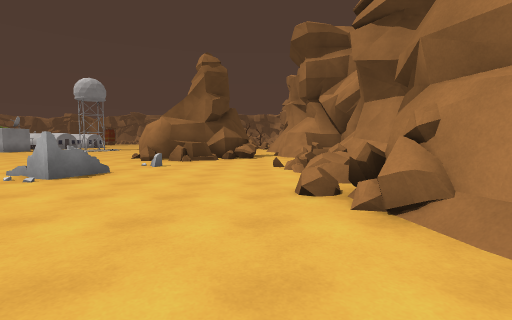
view 1 (above)

24 first-person views from a walk through a 3-D level made in the Unity game engine. The camera is 1.3 m above the floor, tilts 4° down and sees 85° across. The floor is counted in squares, 2 m on a side. Each view is taken from the middle of a square. On the plan, view 1 faces up. The plan holds only what a view shows up to about 9 squares ahead; the rest is blank. The place goes on beyond the plan.

view 2
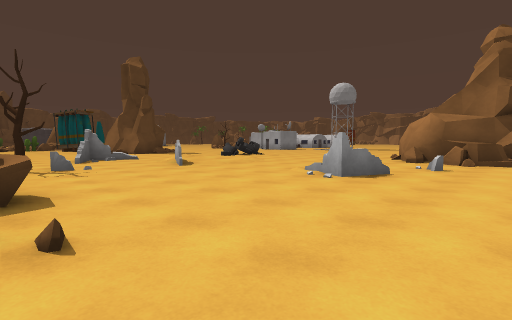

view 3
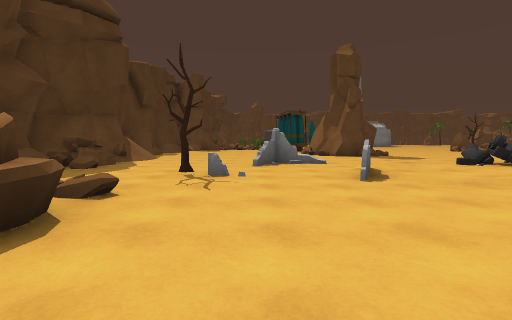

view 4
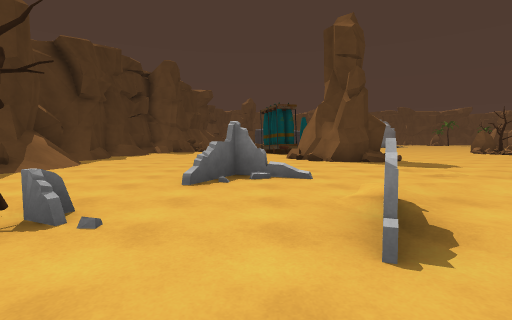

view 5
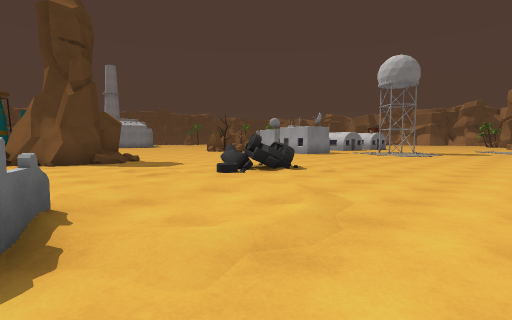

view 6
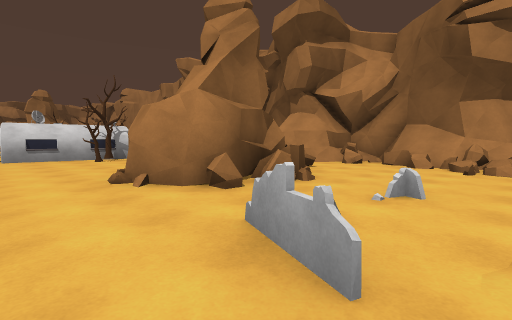

view 7
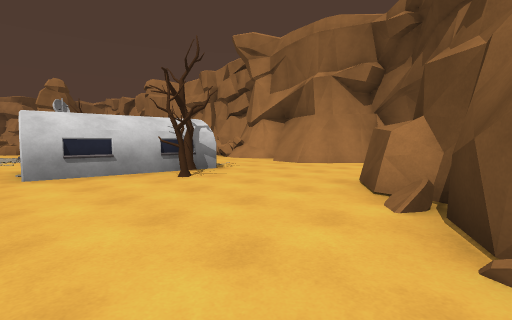

view 8
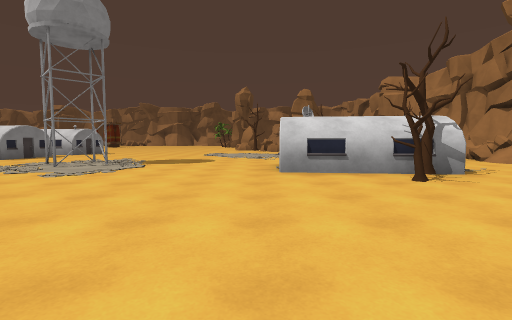

view 9
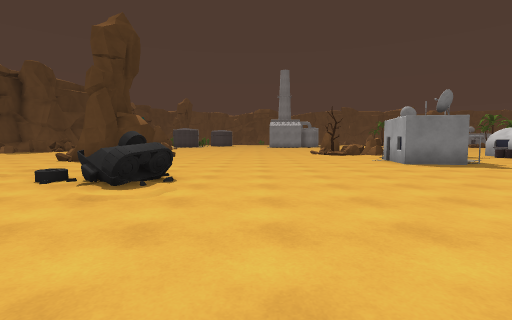

view 10
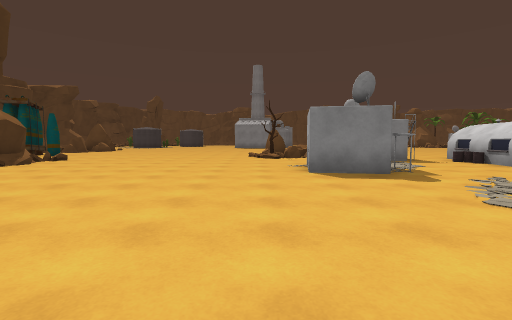

view 11
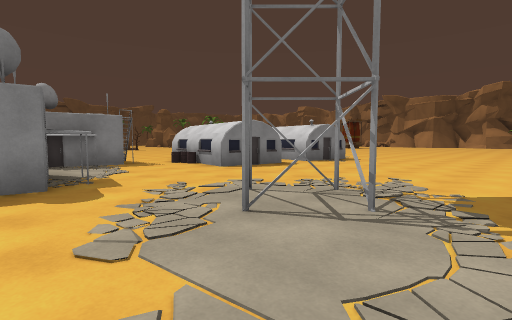

view 12
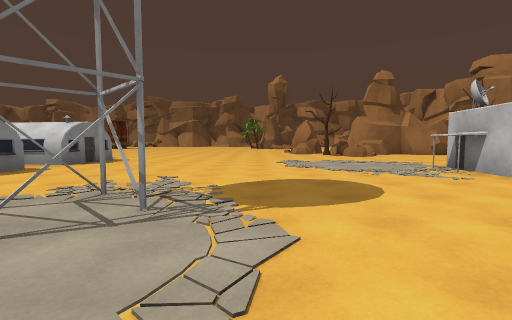

view 13
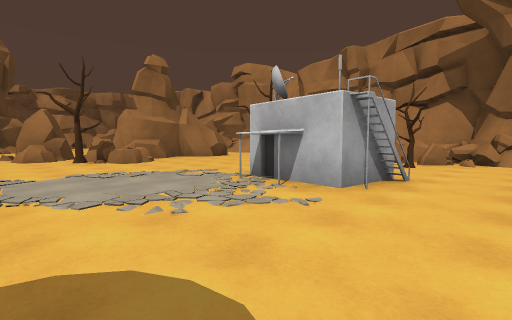

view 14
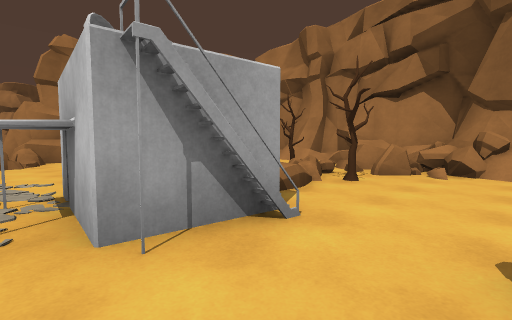

view 15
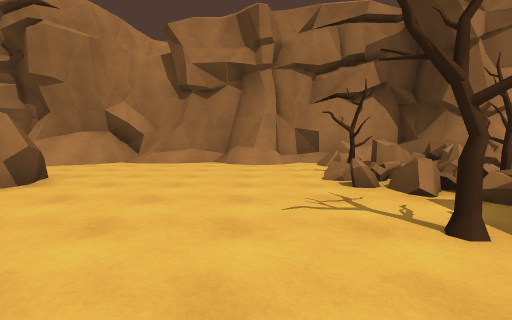

view 16
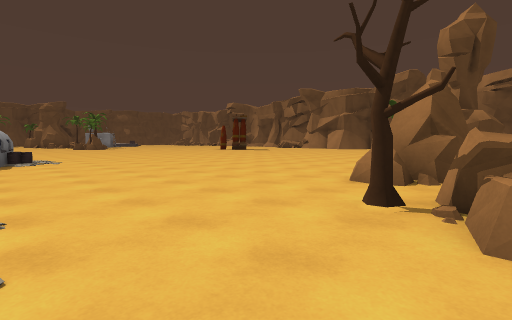

view 17
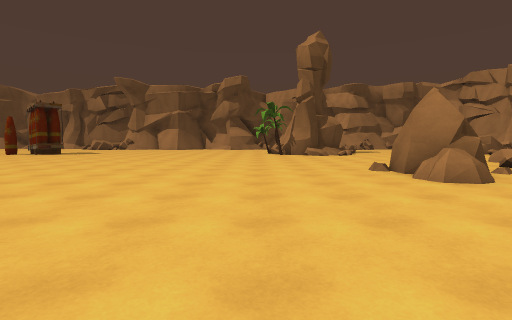

view 18
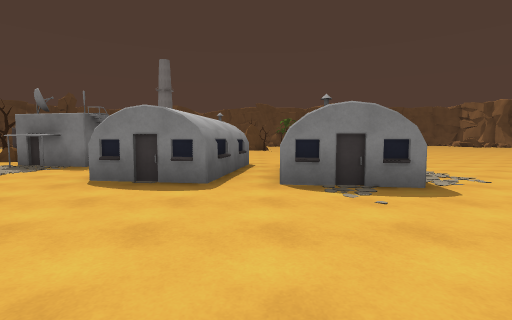

view 19
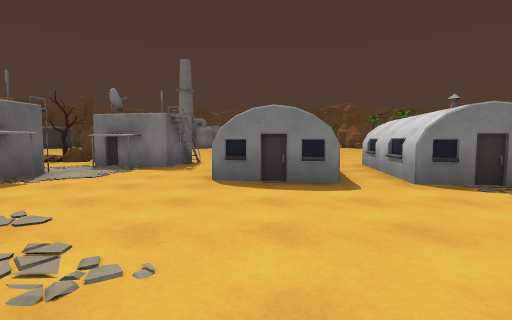

view 20
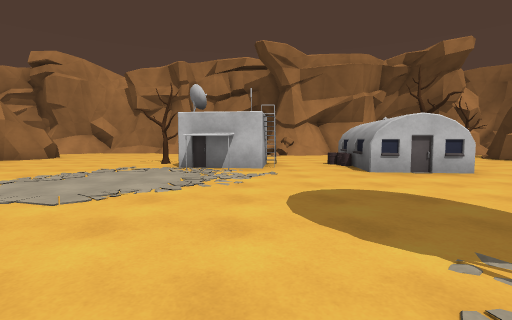

view 21
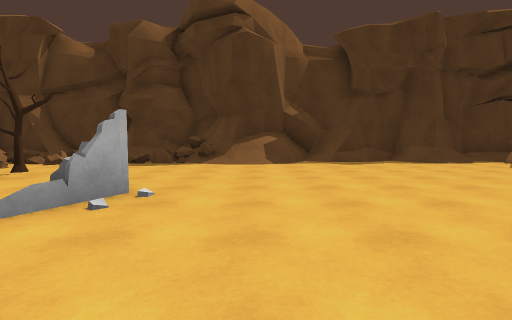

view 22
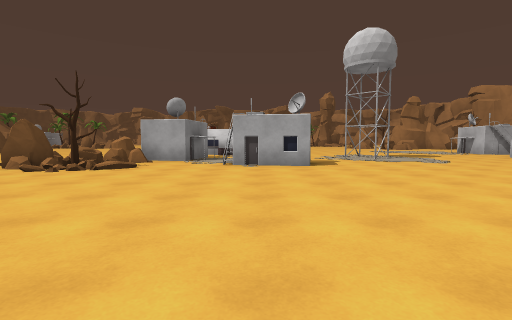

view 23
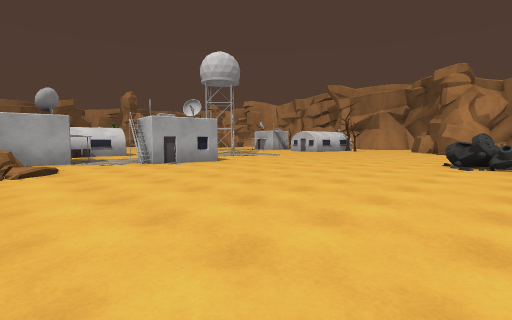

view 24
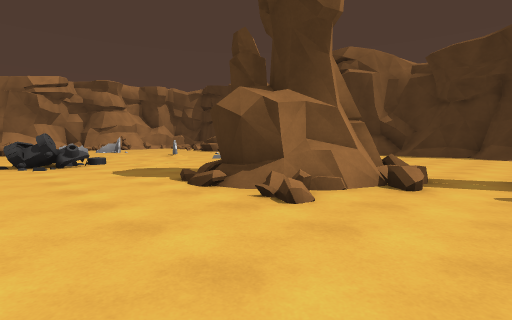

### Floor plan
Key: @ floor where view 1 was taken; # wall or solid block; x gap in a wall; . main floor; : floor 0.25 m higher than the main floor; + floor 0.75 m higher than the main floor; / step, stairs or slope; = window, fence, low wall or low ledge; ^ raised ledge; T tree; B building; R rock.
Columns run from 19 left of view 1 to 4 right of it. Each row starts with its distance up from view 1.
 34   ............
 33   ............
 32    ..........         =#
 31    .........R#.      /##
 30 ..  ........RR.#    .//#
 29 ..............R^####../#
 28  ............TRR......##
 27   ............R.......##
 26    BB..................#
 25   BBBB................##
 24 ..BBBB............./...#
 23 ..............B#T//T.=x#
 22   BBB.........BB x=#=^/^
 21   BBB..........B#.T.=#/#
 20  ..B................=#^^
 19  B#.....##......B.../#
 18   B.....##....BBBB..
 17 RBB.#B........BBBB..#
 16 R..BBB.........TT...##
 15 R....B............../##
 14 :.................... #
 13 ...................
 12 ................##  #
 11 ...............###  ##
 10 ...............####=.=#
  9 ........#^......#^...=#
  8 ........=............=#
  7 ..=##.........=..=..###
  6 ./###...............x+#
  5  /###...............=
  4  .  ......=#.........
  3 ........#...........##
  2 ........#=...........#
  1 ...........T.........
  0 .............#=....@
 -1 ............##
 -2 .....///==.===
 -3 ####/###=#/####
 -4    ### ###

Where each view was taken, in squares from view 1:
view 1: 0 up, 0 right, facing up
view 2: 0 up, 1 left, facing up-left
view 3: 2 up, 3 left, facing left
view 4: 3 up, 6 left, facing left
view 5: 4 up, 6 left, facing up-left
view 6: 6 up, 6 left, facing up-right
view 7: 11 up, 6 left, facing up-right
view 8: 11 up, 6 left, facing up
view 9: 11 up, 6 left, facing left
view 10: 14 up, 8 left, facing left
view 11: 16 up, 9 left, facing up-left
view 12: 16 up, 9 left, facing up
view 13: 19 up, 8 left, facing up-right
view 14: 19 up, 5 left, facing up-right
view 15: 25 up, 5 left, facing right
view 16: 25 up, 5 left, facing up-left
view 17: 25 up, 10 left, facing up
view 18: 23 up, 10 left, facing left
view 19: 21 up, 10 left, facing left
view 20: 21 up, 11 left, facing right
view 21: 6 up, 13 left, facing down
view 22: 8 up, 15 left, facing up
view 23: 8 up, 19 left, facing up-right
view 24: 10 up, 19 left, facing down-right
